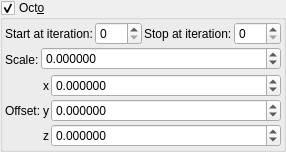
    <widget class="MyGroupBox" name="groupCheck_transf_function_enabledx_false">
     <property name="title">
      <string>Oct&amp;o</string>
     </property>
     <property name="checkable">
      <bool>true</bool>
     </property>
     <layout class="QVBoxLayout" name="verticalLayout_21" stretch="0,0,0">
      <property name="spacing">
       <number>2</number>
      </property>
      <property name="leftMargin">
       <number>2</number>
      </property>
      <property name="topMargin">
       <number>2</number>
      </property>
      <property name="rightMargin">
       <number>2</number>
      </property>
      <property name="bottomMargin">
       <number>2</number>
      </property>
      <item>
       <layout class="QGridLayout" name="gridLayout_68">
        <property name="spacing">
         <number>2</number>
        </property>
        <item row="0" column="0">
         <widget class="QLabel" name="label_258">
          <property name="text">
           <string>Start at iteration:</string>
          </property>
         </widget>
        </item>
        <item row="0" column="2">
         <widget class="QLabel" name="label_254">
          <property name="text">
           <string>Stop at iteration:</string>
          </property>
         </widget>
        </item>
        <item row="0" column="1">
         <widget class="MySpinBox" name="spinboxInt_transf_start_iterations_E">
          <property name="sizePolicy">
           <sizepolicy hsizetype="Minimum" vsizetype="Maximum">
            <horstretch>0</horstretch>
            <verstretch>0</verstretch>
           </sizepolicy>
          </property>
          <property name="maximum">
           <number>999</number>
          </property>
         </widget>
        </item>
        <item row="0" column="3">
         <widget class="MySpinBox" name="spinboxInt_transf_stop_iterations_E">
          <property name="sizePolicy">
           <sizepolicy hsizetype="Minimum" vsizetype="Maximum">
            <horstretch>0</horstretch>
            <verstretch>0</verstretch>
           </sizepolicy>
          </property>
          <property name="maximum">
           <number>999</number>
          </property>
         </widget>
        </item>
       </layout>
      </item>
      <item>
       <layout class="QGridLayout" name="gridLayout_2" columnstretch="0,1">
        <property name="spacing">
         <number>2</number>
        </property>
        <item row="0" column="1">
         <widget class="MyDoubleSpinBox" name="spinbox_transf_scale_2">
          <property name="sizePolicy">
           <sizepolicy hsizetype="Minimum" vsizetype="Maximum">
            <horstretch>0</horstretch>
            <verstretch>0</verstretch>
           </sizepolicy>
          </property>
          <property name="prefix">
           <string/>
          </property>
          <property name="suffix">
           <string/>
          </property>
          <property name="decimals">
           <number>6</number>
          </property>
          <property name="minimum">
           <double>-99.989999999999995</double>
          </property>
          <property name="maximum">
           <double>99.989999999999995</double>
          </property>
          <property name="singleStep">
           <double>0.100000000000000</double>
          </property>
         </widget>
        </item>
        <item row="0" column="0" rowspan="2">
         <widget class="QLabel" name="label_115">
          <property name="text">
           <string>Scale:</string>
          </property>
         </widget>
        </item>
       </layout>
      </item>
      <item>
       <layout class="QGridLayout" name="gridLayout_67" columnstretch="0,0,0,1">
        <property name="spacing">
         <number>2</number>
        </property>
        <item row="1" column="1">
         <widget class="QLabel" name="label_256">
          <property name="text">
           <string>Offset:</string>
          </property>
         </widget>
        </item>
        <item row="2" column="2">
         <widget class="QLabel" name="label_124">
          <property name="text">
           <string notr="true">z</string>
          </property>
         </widget>
        </item>
        <item row="2" column="3">
         <widget class="MyDoubleSpinBox" name="spinbox3_transf_offset_100_z">
          <property name="sizePolicy">
           <sizepolicy hsizetype="Minimum" vsizetype="Maximum">
            <horstretch>0</horstretch>
            <verstretch>0</verstretch>
           </sizepolicy>
          </property>
          <property name="prefix">
           <string/>
          </property>
          <property name="suffix">
           <string/>
          </property>
          <property name="decimals">
           <number>6</number>
          </property>
          <property name="minimum">
           <double>-99.989999999999995</double>
          </property>
          <property name="maximum">
           <double>99.989999999999995</double>
          </property>
          <property name="singleStep">
           <double>0.100000000000000</double>
          </property>
         </widget>
        </item>
        <item row="0" column="2">
         <widget class="QLabel" name="label_117">
          <property name="text">
           <string notr="true">x</string>
          </property>
         </widget>
        </item>
        <item row="1" column="3">
         <widget class="MyDoubleSpinBox" name="spinbox3_transf_offset_100_y">
          <property name="sizePolicy">
           <sizepolicy hsizetype="Minimum" vsizetype="Maximum">
            <horstretch>0</horstretch>
            <verstretch>0</verstretch>
           </sizepolicy>
          </property>
          <property name="prefix">
           <string/>
          </property>
          <property name="suffix">
           <string/>
          </property>
          <property name="decimals">
           <number>6</number>
          </property>
          <property name="minimum">
           <double>-99.989999999999995</double>
          </property>
          <property name="maximum">
           <double>99.989999999999995</double>
          </property>
          <property name="singleStep">
           <double>0.100000000000000</double>
          </property>
         </widget>
        </item>
        <item row="1" column="2">
         <widget class="QLabel" name="label_116">
          <property name="text">
           <string notr="true">y</string>
          </property>
         </widget>
        </item>
        <item row="0" column="3">
         <widget class="MyDoubleSpinBox" name="spinbox3_transf_offset_100_x">
          <property name="sizePolicy">
           <sizepolicy hsizetype="Minimum" vsizetype="Maximum">
            <horstretch>0</horstretch>
            <verstretch>0</verstretch>
           </sizepolicy>
          </property>
          <property name="prefix">
           <string/>
          </property>
          <property name="suffix">
           <string/>
          </property>
          <property name="decimals">
           <number>6</number>
          </property>
          <property name="minimum">
           <double>-99.989999999999995</double>
          </property>
          <property name="maximum">
           <double>99.989999999999995</double>
          </property>
          <property name="singleStep">
           <double>0.100000000000000</double>
          </property>
         </widget>
        </item>
       </layout>
      </item>
     </layout>
    </widget>
